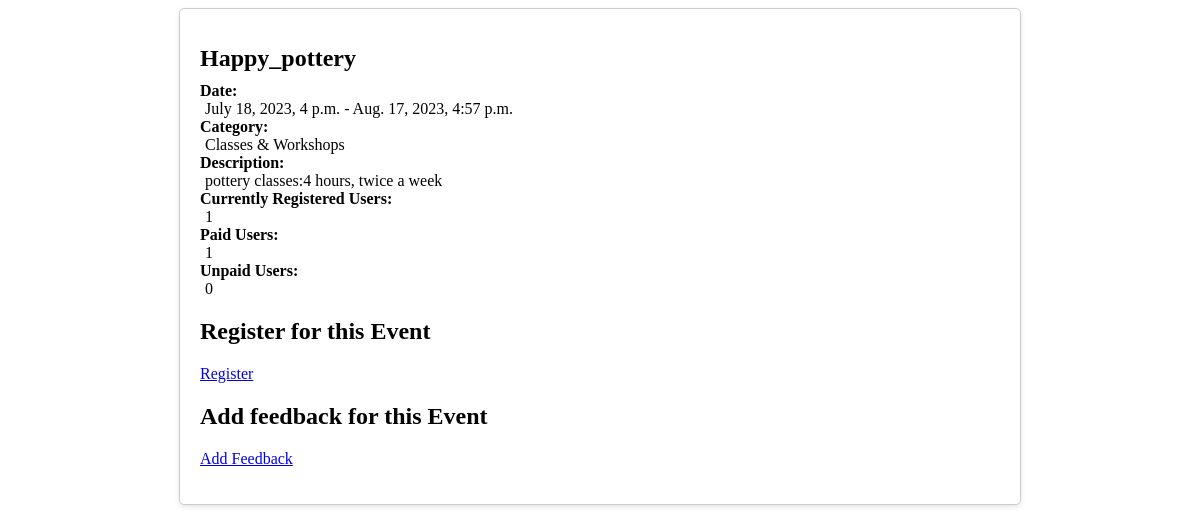
Screenshot of /event_detail/3/ with the database file from the repository.
### home/models.py (models this page shows, shortened)
class Event(models.Model):
    CATEGORY_CHOICES = (
        ('Concerts', 'Concerts'),
        ('Classes & Workshops', 'Classes & Workshops'),
        ('Corporate Events', 'Corporate Events'),
        ('Festivals & Fairs', 'Festivals & Fairs'),
    )
    title = models.CharField(max_length=200, null=True, blank=True)
    description = models.TextField(max_length=200, null=True)
    category = models.CharField(max_length=20, choices=CATEGORY_CHOICES,null=True)
    price= models.IntegerField( null=True)
    start_date = models.DateTimeField(null= True)
    end_date = models.DateTimeField(null=True)

### home/views.py (the view)
# urls.py: path('event_detail/<int:event_id>/', views.event_detail, name='event_detail'),
def event_detail(request, event_id):
    events= Event.objects.all()
    event = Event.objects.get(id=event_id)
    registered_users = EventRegistration.objects.filter(event=event)
    paid_users = registered_users.filter(is_paid=True)
    unpaid_users = registered_users.filter(is_paid=False)
    return render(request, 'home/event_detail.html', {'event': event, 'registered_users': registered_users, 'paid_users': paid_users, 'unpaid_users': unpaid_users, 'events':events})

### home/templates/home/event_detail.html (shortened to what this page needs)
{% load static %}
<!DOCTYPE html>
<html>
<head>
    <link rel="stylesheet" type="text/css" href="{% static 'css/event_detail.css' %}">
</head>
<body>
    <div class="event-detail-container">
        <h1 class="event-title">{{ event.title }}</h1>
        <div class="event-info">
            <p class="info-label">Date:</p>
            <p class="info-value">{{ event.start_date }} - {{ event.end_date }}</p>
            <p class="info-label">Category:</p>
            <p class="info-value">{{ event.category }}</p>
            <p class="info-label">Description:</p>
            <p class="info-value">{{ event.description }}</p>
            <p class="info-label">Currently Registered Users: </p>
            <p class="info-value">{{ registered_users.count }}</p>
            <p class="info-label">Paid Users: </p>
            <p class="info-value">{{ paid_users.count }}</p>
            <p class="info-label">Unpaid Users: </p>
            <p class="info-value">{{ unpaid_users.count }}</p>
        </div>
        <div class="registration-form">
            <h2>Register for this Event</h2>
            <p><a href="{% url 'event_registration' event.id %}">Register</a></p>
        </div>
        <div class="registration-form">
          <h2>Add feedback for this Event</h2>
          <p><a href="{% url 'event_feedback' event.id %}">Add Feedback</a></p>
      </div>
    </div>
</body>
</html>

### static/css/event_detail.css (style rules this page uses)
.event-detail-container { max-width: 800px; margin: 0 auto; padding: 20px; background-color: #ffffff; border: 1px solid #ccc; border-radius: 5px; box-shadow: 0 2px 5px rgba(0, 0, 0, 0.1); }
.event-title { font-size: 24px; margin-bottom: 10px; }
.event-info { margin-bottom: 20px; }
.event-info p { margin: 0; }
.event-info .info-label { font-weight: bold; }
.event-info .info-value { margin-left: 5px; }
.registration-form { margin-top: 20px; }

### rows the page displays
Event: title "Happy_pottery", start_date "July 18, 2023, 4 p.m.", end_date "Aug. 17, 2023, 4:57 p.m.", category "Classes & Workshops", description "pottery classes:4 hours, twice a week"

### other values shown
{{ registered_users.count }} "1"
{{ paid_users.count }} "1"
{{ unpaid_users.count }} "0"
